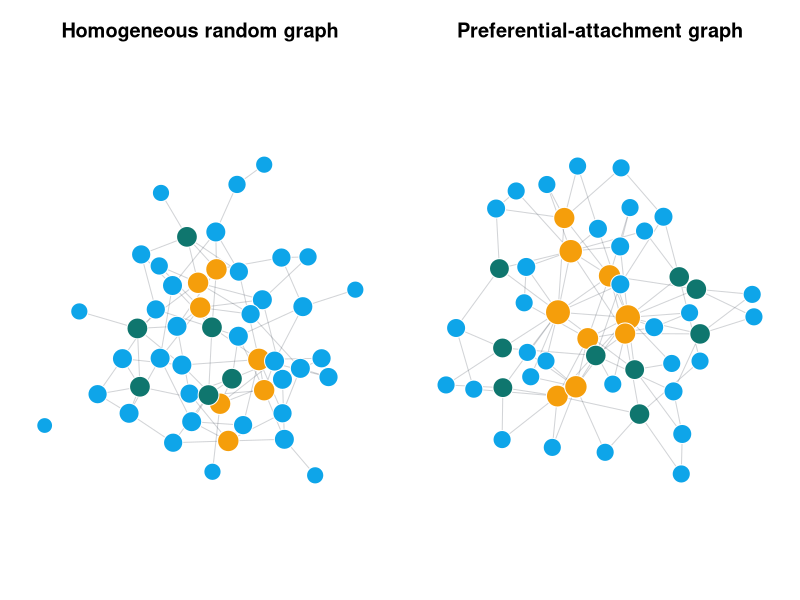
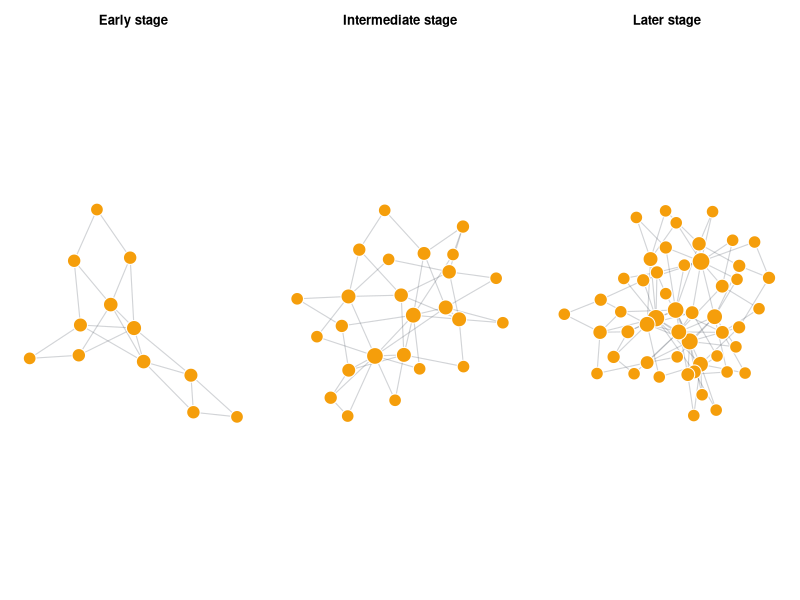
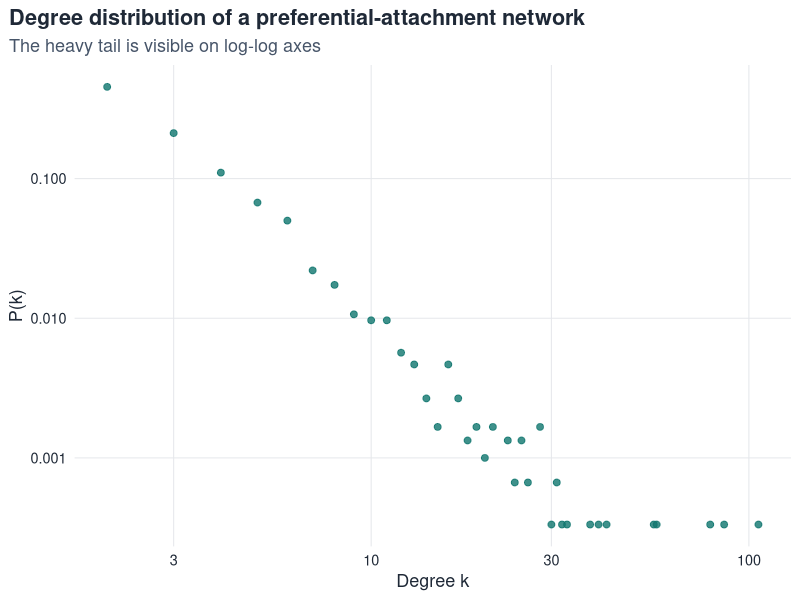
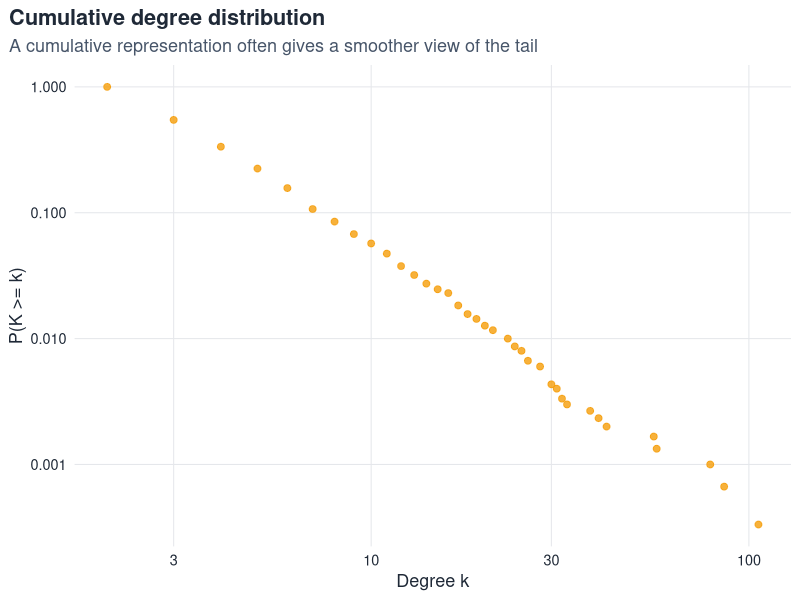
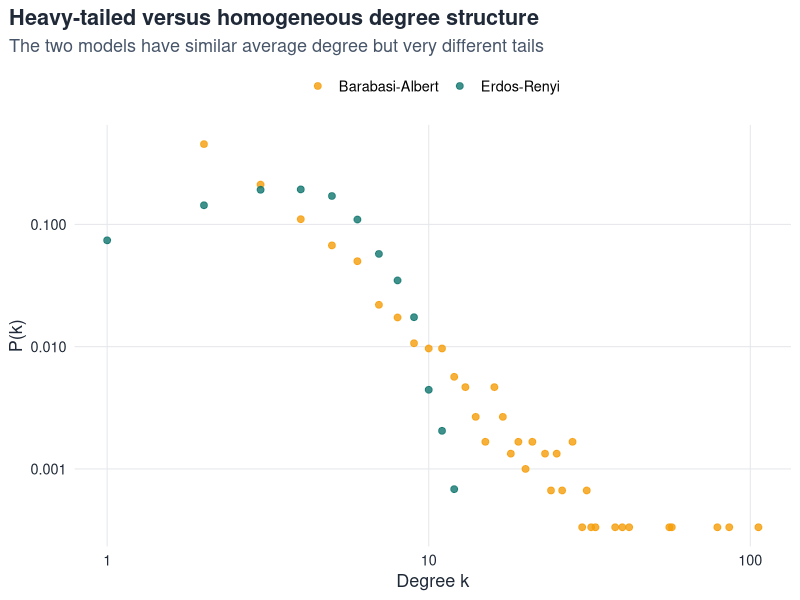

The R script that drew these images, in order:
## ---- chunk 1
#| label: chapter-setup-scalefree
#| include: false

library(igraph)
library(dplyr)
library(ggplot2)
library(tidyr)
library(purrr)

course_cols <- list(
  teal  = "#0F766E",
  blue  = "#0EA5E9",
  gold  = "#F59E0B",
  warm  = "#D97706",
  ink   = "#1F2937",
  slate = "#475569",
  grid  = "#E5E7EB"
)

theme_set(
  theme_minimal(base_size = 13) +
    theme(
      plot.title.position = "plot",
      panel.grid.minor = element_blank(),
      panel.grid.major.x = element_line(color = course_cols$grid, linewidth = 0.35),
      panel.grid.major.y = element_line(color = course_cols$grid, linewidth = 0.35),
      axis.title = element_text(color = course_cols$ink),
      axis.text = element_text(color = course_cols$ink),
      plot.title = element_text(face = "bold", color = course_cols$ink),
      plot.subtitle = element_text(color = course_cols$slate),
      legend.position = "top"
    )
)

set.seed(2040)
## ---- chunk 2
#| label: heterogeneous-vs-homogeneous
#| echo: false
#| fig-cap: "A comparison between a homogeneous random graph and a heterogeneous preferential-attachment graph with approximately similar average degree."

g_er <- sample_gnp(n = 50, p = 0.08, directed = FALSE, loops = FALSE)
g_ba <- sample_pa(n = 50, power = 1, m = 2, directed = FALSE)

plot_degree_colored <- function(g, main_text) {
  deg <- degree(g)
  brks <- quantile(deg, probs = c(0, 0.5, 0.8, 1), na.rm = TRUE)
  brks[1] <- brks[1] - 1e-8
  cols <- cut(
    deg,
    breaks = unique(brks),
    include.lowest = TRUE,
    labels = c(course_cols$blue, course_cols$teal, course_cols$gold)[seq_len(length(unique(brks)) - 1)]
  )

  plot(
    g,
    layout = layout_with_fr(g),
    vertex.size = 8 + 2.2 * sqrt(deg + 1),
    vertex.color = as.character(cols),
    vertex.frame.color = "white",
    vertex.label = NA,
    edge.color = scales::alpha(course_cols$ink, 0.20),
    edge.width = 1.0,
    main = main_text
  )
}

old_par <- par(no.readonly = TRUE)
par(mfrow = c(1, 2), mar = c(1, 1, 3, 1))

plot_degree_colored(g_er, "Homogeneous random graph")
plot_degree_colored(g_ba, "Preferential-attachment graph")

par(old_par)
## ---- chunk 3
#| label: ba-growth-snapshots
#| echo: false
#| fig-cap: "Growth of a preferential-attachment network. Older highly connected vertices begin to dominate as the network expands."

g1 <- sample_pa(n = 12, power = 1, m = 2, directed = FALSE)
g2 <- sample_pa(n = 25, power = 1, m = 2, directed = FALSE)
g3 <- sample_pa(n = 50, power = 1, m = 2, directed = FALSE)

plot_ba_growth <- function(g, main_text) {
  deg <- degree(g)
  plot(
    g,
    layout = layout_with_fr(g),
    vertex.size = 8 + 2.5 * sqrt(deg + 1),
    vertex.color = course_cols$gold,
    vertex.frame.color = "white",
    vertex.label = NA,
    edge.color = scales::alpha(course_cols$ink, 0.20),
    edge.width = 1.1,
    main = main_text
  )
}

old_par <- par(no.readonly = TRUE)
par(mfrow = c(1, 3), mar = c(1, 1, 3, 1))

plot_ba_growth(g1, "Early stage")
plot_ba_growth(g2, "Intermediate stage")
plot_ba_growth(g3, "Later stage")

par(old_par)
## ---- chunk 4
#| label: ba-degree-distribution-data

set.seed(2040)

n_ba <- 3000
m_ba <- 2

g_ba_large <- sample_pa(n = n_ba, power = 1, m = m_ba, directed = FALSE)
deg_ba <- degree(g_ba_large)

deg_tbl <- tibble(k = deg_ba) |>
  count(k, name = "count") |>
  filter(k > 0) |>
  mutate(
    prob = count / sum(count)
  )

deg_tbl
## ---- chunk 5
#| label: ba-degree-distribution-plot
#| fig-cap: "Empirical degree distribution of a Barabási--Albert network on log-log axes."

ggplot(deg_tbl, aes(x = k, y = prob)) +
  geom_point(color = course_cols$teal, size = 2.0, alpha = 0.8) +
  scale_x_log10() +
  scale_y_log10() +
  labs(
    title = "Degree distribution of a preferential-attachment network",
    subtitle = "The heavy tail is visible on log-log axes",
    x = "Degree k",
    y = "P(k)"
  )
## ---- chunk 6
#| label: ba-cumulative-distribution
#| echo: false
#| fig-cap: "Empirical cumulative degree distribution of a Barabási--Albert network on log-log axes."

cum_tbl <- deg_tbl |>
  arrange(desc(k)) |>
  mutate(
    ccdf = cumsum(prob)
  ) |>
  arrange(k)

ggplot(cum_tbl, aes(x = k, y = ccdf)) +
  geom_point(color = course_cols$gold, size = 2.0, alpha = 0.8) +
  scale_x_log10() +
  scale_y_log10() +
  labs(
    title = "Cumulative degree distribution",
    subtitle = "A cumulative representation often gives a smoother view of the tail",
    x = "Degree k",
    y = "P(K >= k)"
  )
## ---- chunk 7
#| label: ba-vs-er-comparison
#| echo: false
#| fig-cap: "Degree distributions of a Barabási--Albert graph and an Erdős--Rényi graph with approximately matched average degree."

p_match <- (2 * m_ba) / (n_ba - 1)
g_er_match <- sample_gnp(n = n_ba, p = p_match, directed = FALSE, loops = FALSE)
deg_er <- degree(g_er_match)

er_tbl <- tibble(k = deg_er) |>
  count(k, name = "count") |>
  filter(k > 0) |>
  mutate(prob = count / sum(count),
         model = "Erdos-Renyi")

ba_tbl <- tibble(k = deg_ba) |>
  count(k, name = "count") |>
  filter(k > 0) |>
  mutate(prob = count / sum(count),
         model = "Barabasi-Albert")

compare_tbl <- bind_rows(ba_tbl, er_tbl)

ggplot(compare_tbl, aes(x = k, y = prob, color = model)) +
  geom_point(size = 2.0, alpha = 0.8) +
  scale_x_log10() +
  scale_y_log10() +
  scale_color_manual(values = c("Barabasi-Albert" = course_cols$gold, "Erdos-Renyi" = course_cols$teal)) +
  labs(
    title = "Heavy-tailed versus homogeneous degree structure",
    subtitle = "The two models have similar average degree but very different tails",
    x = "Degree k",
    y = "P(k)",
    color = NULL
  )
